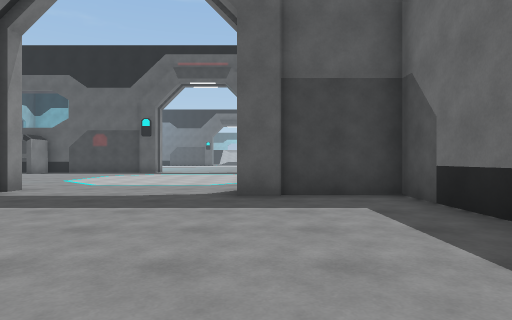
[1] (above)

21 first-person views from a walk through a 3-D level made in the Unity game engine. The camera is 1.2 m above the floor, looks level and sees 75° across. The floor is counted in squares, 2 m on a side. Each view is taken from the middle of a square. On the plan, view 1 faces up. The plan holds only what a view shows up to about 10 squares ahead; the rest is blank. The place goes on beyond the plan. The player character is not drawn.

[2]
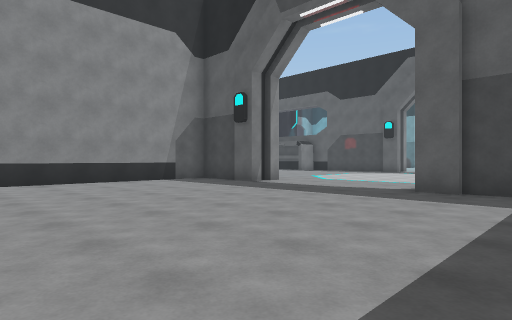

[3]
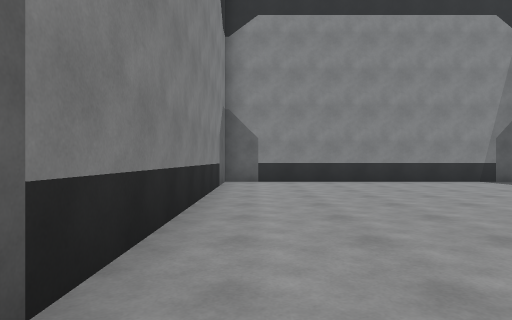

[4]
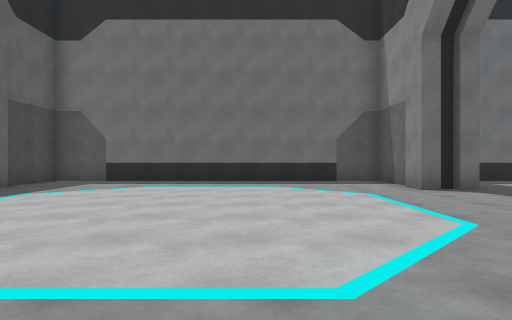

[5]
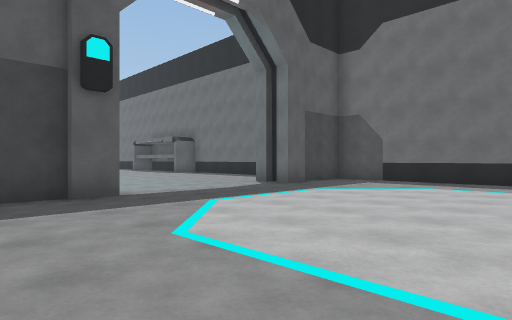

[6]
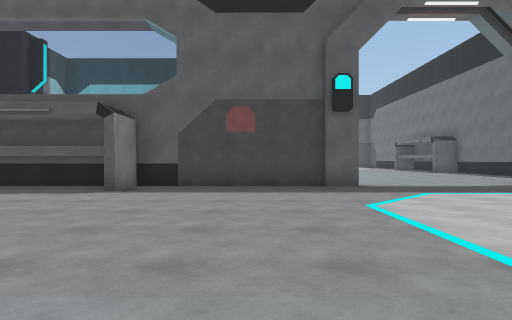

[7]
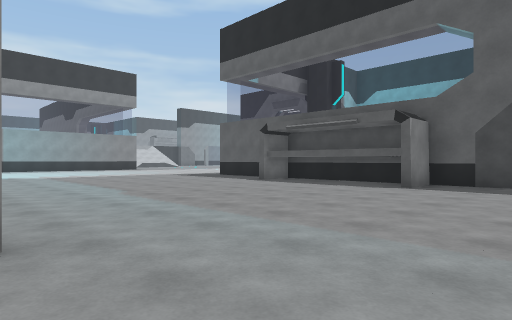

[8]
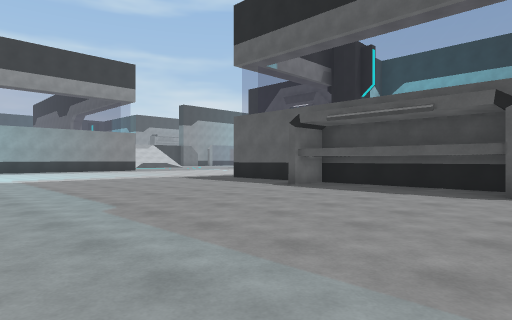

[9]
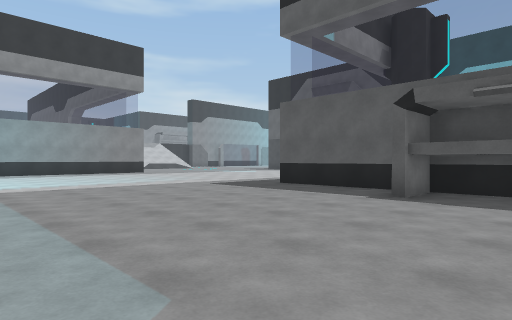

[10]
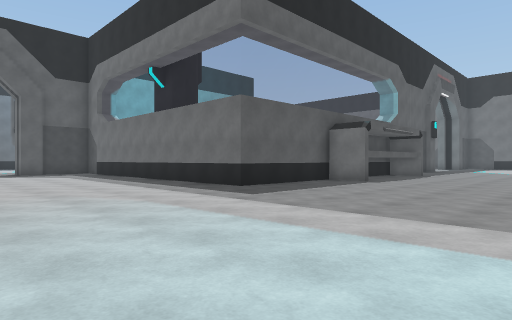

[11]
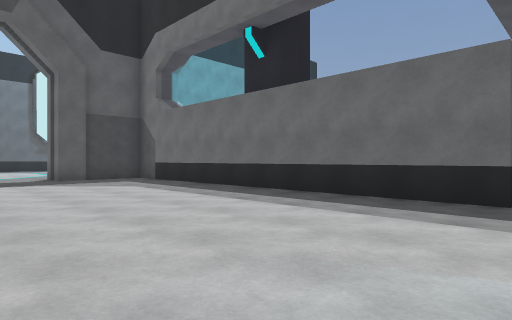

[12]
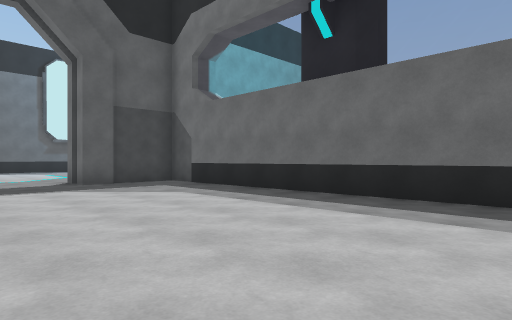

[13]
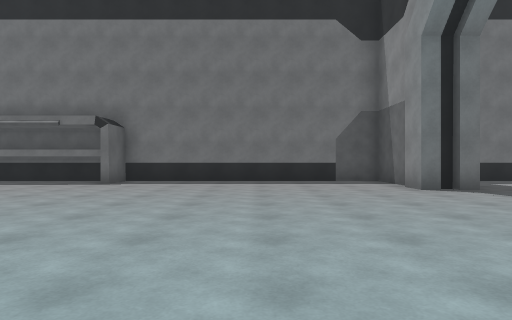

[14]
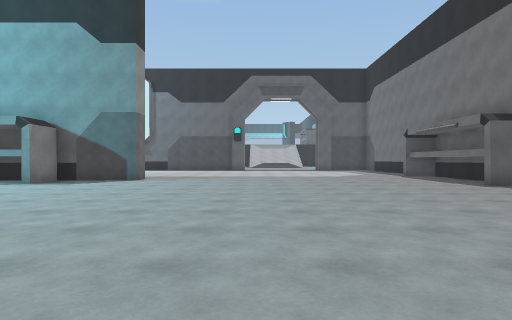

[15]
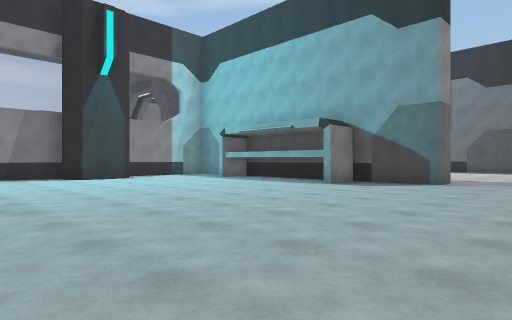

[16]
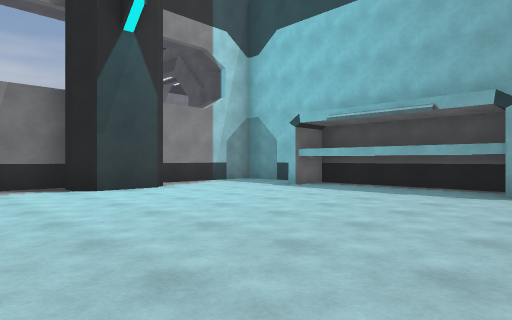

[17]
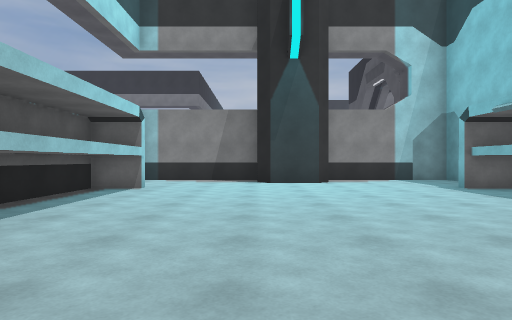

[18]
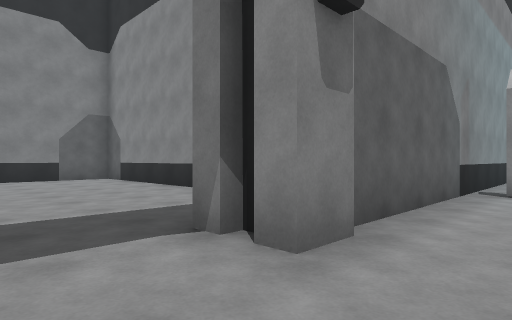

[19]
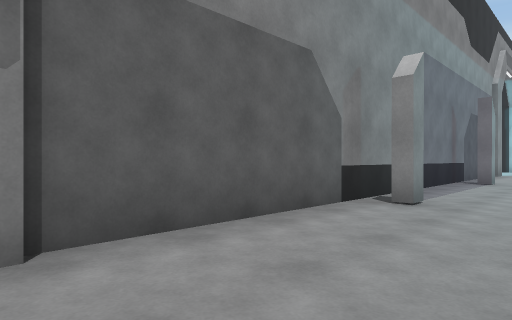

[20]
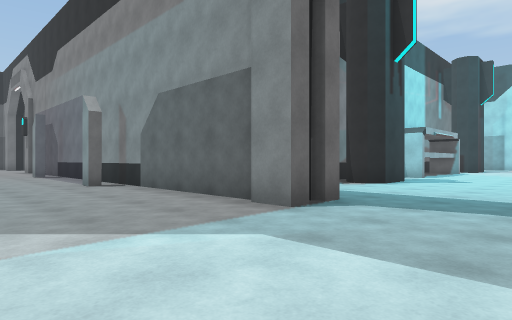

[21]
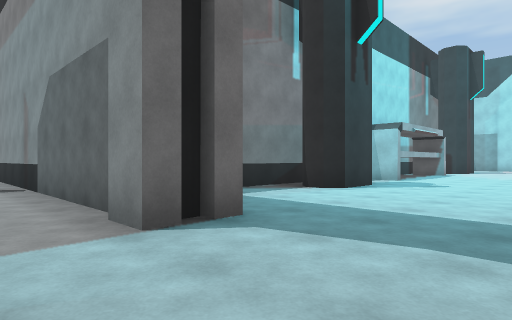

### Floor plan
Points are (right, up) in squares from view 1. A wall is a line through its corners. A room is listed if a view was taken in it or the views show most of it. See-through windows are left out.
Room 1 (views 1, 2, 3, 4, 5, 6, 7, 8, 9, 10, 11, 12, 13, 14, 15, 16, 17, 18, 19, 20, 21)
walls: (-10, 15.7) (-17.8, 15.7) (-17.8, 25.7) (-19.5, 25.7); (-14.1, 16.5) (-11.5, 16.5); (-5.5, 6.7) (-4.7, 6.7) (-4.7, 6.2); (-7.2, 5.1) (-7.2, -2.9); (-5.4, 15.7) (-9.7, 15.7) (-9.7, 14.5) (-14.3, 14.5) (-14.3, 15.5); (-14.2, 17.6) (-10.1, 17.6); (-4.6, 15.5) (-5.5, 15.5); (-4.7, 6) (-4.7, 5.5) (-5.5, 5.5); (-19.5, 6.5) (-5.4, 6.5); (-20.3, 6.3) (-20.3, 6.7) (-19.5, 6.7); (-20.3, 5.5) (-20.3, 6); (-17, 20.2) (-17, 16.6); (-0.3, 6.3) (-0.3, 6.7) (0.4, 6.7); (-0.3, 16.3) (-0.3, 16.7) (0.5, 16.7); (-0.1, 15.9) (-0.1, 16.4); (-16.1, 22) (-15.7, 21.7) (-15.7, 20.4) (-16, 20) (-16.4, 20); (-17.5, 0.6) (-17.5, 3); (0.5, 15.5) (-0.3, 15.5) (-0.3, 16); (0.8, 6.5) (2.5, 6.5) (2.5, 15.7) (0.6, 15.7); (0.5, 5.5) (-0.3, 5.5) (-0.3, 6); (0.8, 16.5) (2.5, 16.5) (2.5, 23.7) (1.5, 23.7) (1.5, 26.5); (-19.3, 0.3) (-19.3, 1.6) (-19, 2) (-18.5, 2) (-18.2, 1.6); (-6.5, -2.8) (1, -2.8); (-10, 25.7) (-17, 25.7) (-17, 22.1); (-19.1, -1.7) (-18.5, -1.7); (-7.5, 26.5) (-7.5, 25.7) (-9.7, 25.7) (-9.7, 24.6) (-14.4, 24.6); (2.5, 2.6) (2.5, 5.7) (0.4, 5.7); (-19.5, 25.5) (-20.3, 25.5) (-20.3, 26); (2.5, 24.4) (2.5, 26.5)

Positions as (right, up) in squares from view 1, and headings:
1: (0, 0), facing up
2: (2, -1), facing up-left
3: (2, -2), facing left
4: (-7, 10), facing right
5: (-7, 10), facing up-right
6: (-7, 8), facing up
7: (-7, 7), facing up-left
8: (-9, 8), facing up-left
9: (-12, 9), facing up-left
10: (-23, 10), facing up-right
11: (-23, 15), facing up-right
12: (-23, 17), facing up-right
13: (-7, 20), facing right
14: (-4, 16), facing up
15: (-5, 17), facing up-left
16: (-9, 18), facing up-left
17: (-7, 20), facing left
18: (-3, 8), facing down-left
19: (-5, 9), facing down-left
20: (-23, 10), facing down-right
21: (-23, 8), facing down-right
